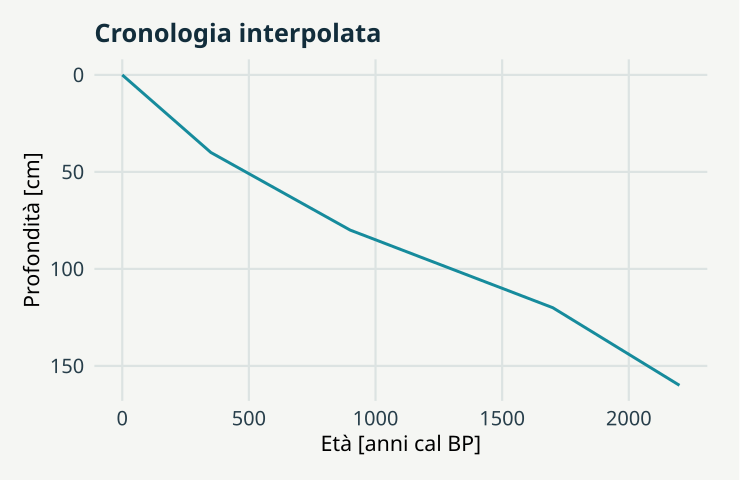

Generate this figure with R:
# GeoStat Lab — funzioni comuni. R >= 4.3; ggplot2 >= 3.4; jsonlite.
suppressPackageStartupMessages(library(ggplot2))
col_geo <- c('#168B9C','#BC5B35','#7054A4','#A17B19','#227864','#64748B')
theme_set(theme_minimal(base_size=17, base_family='sans') + theme(
  plot.background=element_rect(fill='#F5F6F3',colour=NA),
  panel.background=element_rect(fill='#F5F6F3',colour=NA),
  panel.grid.minor=element_blank(),panel.grid.major=element_line(colour='#DCE3E2'),
  plot.title=element_text(size=19,face='bold',colour='#122D3B'),
  plot.subtitle=element_text(size=13,colour='#405560',margin=margin(b=12)),
  axis.text=element_text(size=15,colour='#273E4A'),axis.title=element_text(size=16),
  legend.position='bottom',legend.title=element_blank(),legend.text=element_text(size=14),
  strip.text=element_text(size=15,face='bold'),plot.margin=margin(18,24,18,18)))
metric <- function(...) data.frame(grandezza=names(c(...)),valore=as.character(c(...)),check.names=FALSE)
f <- function(x,d=3) {out<-formatC(x,digits=d,format='fg');out[!is.finite(x)]<-'Non definito';out}
line_plot <- function(d,x='x',y='y',title='',xl=x,yl=y,group=NULL) {
 p<-ggplot(d,aes(x=.data[[x]],y=.data[[y]]))
 if(is.null(group)) p<-p+geom_line(colour=col_geo[1],linewidth=1.05) else p<-p+aes(colour=.data[[group]],group=.data[[group]])+geom_line(linewidth=1)+scale_colour_manual(values=col_geo)
 p+labs(title=title,x=xl,y=yl)
}
point_plot <- function(d,x='x',y='y',title='',xl=x,yl=y,group=NULL) {
 p<-ggplot(d,aes(x=.data[[x]],y=.data[[y]]))
 if(is.null(group))p<-p+geom_point(colour=col_geo[1],size=2.5,alpha=.8) else p<-p+aes(colour=.data[[group]])+geom_point(size=2.7,alpha=.85)+scale_colour_manual(values=col_geo)
 p+labs(title=title,x=xl,y=yl)
}
hist_plot<-function(x,title='',xl='Valore',bins=20)ggplot(data.frame(x=x),aes(x))+geom_histogram(bins=bins,fill=col_geo[1],colour='#F5F6F3')+labs(title=title,x=xl,y='Frequenza')
bar_plot<-function(d,x='gruppo',y='valore',title='',yl='Valore')ggplot(d,aes(x=.data[[x]],y=.data[[y]],fill=.data[[x]]))+geom_col(width=.65)+scale_fill_manual(values=rep(col_geo,length.out=length(unique(d[[x]])) ))+guides(fill='none')+labs(title=title,x=NULL,y=yl)
map_plot<-function(d,z='z',title='',xl='Est [km]',yl='Nord [km]')ggplot(d,aes(x,y,fill=.data[[z]]))+geom_raster()+coord_equal()+scale_fill_gradientn(colours=c('#153F56','#298C9C','#B8CDB2','#F1D889','#AD542F'))+labs(title=title,x=xl,y=yl)
acf_data<-function(x,lag=20){a<-acf(x,lag.max=min(lag,length(x)-1),plot=FALSE);data.frame(x=as.vector(a$lag)[-1],y=as.vector(a$acf)[-1])}
# AR(1), distribuzione marginale stazionaria N(0, 1).
ar_series<-function(n,rho){x<-numeric(n);x[1]<-rnorm(1);for(i in 2:n)x[i]<-rho*x[i-1]+sqrt(1-rho^2)*rnorm(1);x}
# Distanze euclidee in unità metriche già dichiarate; nessuna conversione implicita di CRS.
dist_cross<-function(a,b)sqrt(outer(a[,1],b[,1],'-')^2+outer(a[,2],b[,2],'-')^2)
# Predittore IDW: i punti coincidenti ricevono esattamente il valore osservato.
idw<-function(xy,z,new,power=2){dd<-dist_cross(new,xy);apply(dd,1,function(d)if(any(d<1e-10))mean(z[d<1e-10])else weighted.mean(z,d^(-power)))}
# CART didattico binario: divisioni assiali che minimizzano l'impurità di Gini.
cart_fit<-function(x,y,depth=2,minleaf=4){
 node<-list(p=mean(y),n=length(y));if(depth<1||length(unique(y))<2||length(y)<2*minleaf)return(node)
 best<-Inf
 for(j in seq_len(ncol(x))){v<-sort(unique(x[,j])); if(length(v)<2)next
  for(cut in (head(v,-1)+tail(v,-1))/2){left<-x[,j]<=cut;nl<-sum(left);nr<-sum(!left);if(min(nl,nr)<minleaf)next
   score<-nl*mean(y[left])*(1-mean(y[left]))+nr*mean(y[!left])*(1-mean(y[!left]))
   if(score<best){best<-score;node$j<-j;node$cut<-cut;split<-left}
  }
 }
 if(is.finite(best)){node$left<-cart_fit(x[split,,drop=FALSE],y[split],depth-1,minleaf);node$right<-cart_fit(x[!split,,drop=FALSE],y[!split],depth-1,minleaf)};node
}
cart_predict<-function(tree,x)apply(x,1,function(row){t<-tree;while(!is.null(t$j))t<-if(row[t$j]<=t$cut)t$left else t$right;t$p})

p <- list(depth = 140, seed = 17)
set.seed(p$seed)
z <- c(0, 40, 80, 120, 160)

t <- c(0, 350, 900, 1700, 2200)

d <- seq(0, 160, 2)

data <- data.frame(profondita = d, eta = approx(z, t, d, rule = 1)$y)

age <- approx(z, t, p$depth, rule = 1)$y

r <- diff(z)/diff(t) * 10

plots <- list(line_plot(data, "eta", "profondita", "Cronologia interpolata", "Età [anni cal BP]", 
    "Profondità [cm]") + scale_y_reverse())

metrics <- metric(`Età richiesta` = if (is.na(age)) "Fuori dominio" else f(age), `Tasso minimo [mm/anno]` = f(min(r)), 
    `Tasso massimo [mm/anno]` = f(max(r)))
print(metrics,row.names=FALSE)
ggplot2::ggsave('m13-interpolazione-B.svg',plots[[1]],device=svglite::svglite,width=7.7,height=5.0,bg='#F8F6F1')
